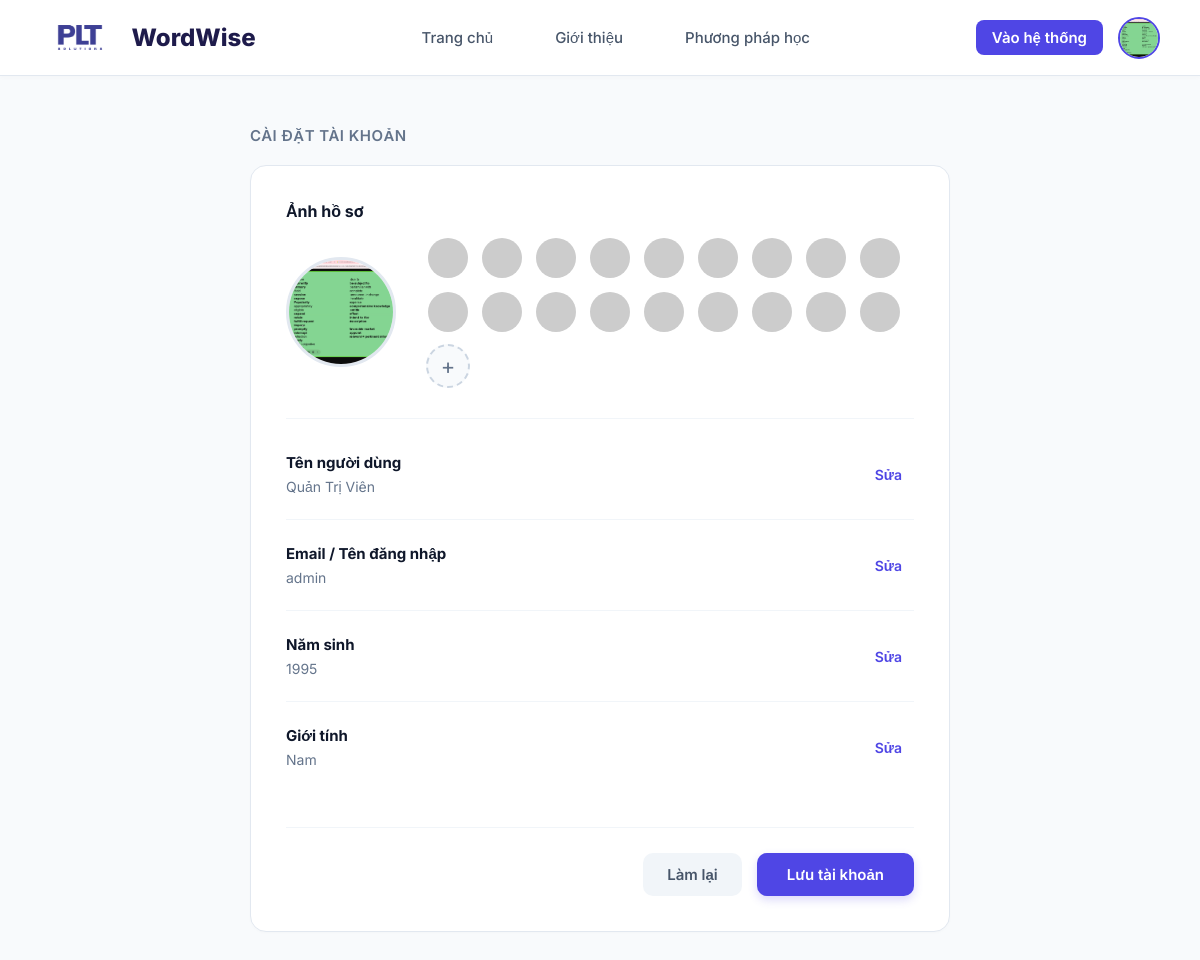
The app's page /profile.php (signed in) with its own data.
### tables this page shows
CREATE TABLE `users` (
  `id` int(11) NOT NULL,
  `username` varchar(50) NOT NULL,
  `password` varchar(255) NOT NULL,
  `role` enum('user','admin') DEFAULT 'user',
  `full_name` varchar(100) DEFAULT NULL,
  `gender` enum('Nam','Nữ','Khác') DEFAULT NULL,
  `avatar` varchar(255) DEFAULT 'default_avatar.png',
  `birth_year` int(4) DEFAULT NULL,
  `xp` int(11) DEFAULT 0,
  `streak` int(11) DEFAULT 0,
  `last_study_date` datetime DEFAULT NULL,
  `created_at` timestamp NOT NULL DEFAULT current_timestamp(),
  `last_studied_at` datetime DEFAULT current_timestamp(),
  `hearts` int(11) DEFAULT 5
);

### database.php (called while the page is built, shortened)
<?php
class Database
{
    private $host = "localhost";
    private $username = "root";
    private $password = "";
    private $dbname = "wordwise_db";
    public $conn;
  public function __construct()
    {
        try {
            $this->conn = new mysqli($this->host, $this->username, $this->password, $this->dbname);
            $this->conn->set_charset("utf8mb4");
        } catch (mysqli_sql_exception $e) {
            die("Lỗi kết nối cơ sở dữ liệu: Vui lòng thử lại sau.");
        }
    }
    private function getTypes($params)
    {
        $types = "";
        foreach ($params as $p) {
            if (is_int($p)) $types .= 'i';
            else if (is_float($p)) $types .= 'd';
            else $types .= 's';
        }
        return $types;
    }
    public function select($sql, $params = [])
    {
        $stmt = $this->conn->prepare($sql);
        if (!empty($params)) {
            $types = $this->getTypes($params);
            $stmt->bind_param($types, ...$params);
        }
        $stmt->execute();
        $results = $stmt->get_result();
        $data = $results ? $results->fetch_all(MYSQLI_ASSOC) : [];
        return $data;
    }
}
?>

### config.php (called while the page is built, shortened)
<?php
require_once 'database.php';
$db = new Database();
?>

### profile.php (the view, shortened to what this page needs)
<?php
require_once 'config.php';
$user_id = $_SESSION['user_id'];
$userResult = $db->select("SELECT * FROM users WHERE id = ?", [$user_id]);
$user = (count($userResult) > 0) ? $userResult[0] : die("Lỗi dữ liệu.");
$animal_avatars = [
    "https://api.dicebear.com/7.x/fun-emoji/svg?seed=Rabbit&backgroundColor=c0aede",
    "https://api.dicebear.com/7.x/fun-emoji/svg?seed=Cat&backgroundColor=ffdfbf",
    "https://api.dicebear.com/7.x/fun-emoji/svg?seed=Dog&backgroundColor=b6e3f4",
    "https://api.dicebear.com/7.x/fun-emoji/svg?seed=Bird&backgroundColor=f1f4dc",
    "https://api.dicebear.com/7.x/fun-emoji/svg?seed=Panda&backgroundColor=ffd5dc",
    "https://api.dicebear.com/7.x/fun-emoji/svg?seed=Bear&backgroundColor=d1d4f9",
    "https://api.dicebear.com/7.x/fun-emoji/svg?seed=Lion&backgroundColor=ffdfbf",
    "https://api.dicebear.com/7.x/fun-emoji/svg?seed=Tiger&backgroundColor=c0aede",
    "https://api.dicebear.com/7.x/fun-emoji/svg?seed=Fox&backgroundColor=b6e3f4",
    "https://api.dicebear.com/7.x/fun-emoji/svg?seed=Wolf&backgroundColor=f1f4dc",
    "https://api.dicebear.com/7.x/fun-emoji/svg?seed=Monkey&backgroundColor=ffd5dc",
    "https://api.dicebear.com/7.x/fun-emoji/svg?seed=Koala&backgroundColor=d1d4f9",
    "https://api.dicebear.com/7.x/fun-emoji/svg?seed=Frog&backgroundColor=c0aede",
    "https://api.dicebear.com/7.x/fun-emoji/svg?seed=Turtle&backgroundColor=ffdfbf",
    "https://api.dicebear.com/7.x/fun-emoji/svg?seed=Penguin&backgroundColor=b6e3f4",
    "https://api.dicebear.com/7.x/fun-emoji/svg?seed=Owl&backgroundColor=f1f4dc",
    "https://api.dicebear.com/7.x/fun-emoji/svg?seed=Mouse&backgroundColor=ffd5dc",
    "https://api.dicebear.com/7.x/fun-emoji/svg?seed=Hamster&backgroundColor=d1d4f9"
];
$current_avatar = $user['avatar'] ?? '';
if (!empty($current_avatar)) {
    $avatar_display = (strpos($current_avatar, 'http') === false) ? "public/images/avatars/" . $current_avatar : $current_avatar;
} else {
    $avatar_display = $animal_avatars[0];
}
?>
<!DOCTYPE html>
<html lang="vi">
<head>
    <link rel="stylesheet" href="public/css/style.css">
</head>
<body>
    <?php include 'header.php'; ?>
    <div class="profile-layout">
        <div class="profile-container">
            <div class="page-header-title">Cài đặt tài khoản</div>
            <form action="profile.php" method="POST" enctype="multipart/form-data" class="profile-card">
                <div class="avatar-box-section">
                    <div class="avatar-title-label">Ảnh hồ sơ</div>
                    <div class="avatar-flex-container">
                        <div class="main-avatar-view">
                            <img src="<?= $avatar_display ?>" id="current-avatar-preview">
                        </div>
                        <div class="avatar-selection-grid">
                            <?php foreach($animal_avatars as $animal): ?>
                                <img src="<?= $animal ?>" class="avatar-thumb <?= ($animal === $current_avatar) ? 'active' : '' ?>" onclick="selectAnimalAvatar(this, '<?= $animal ?>')">
                            <?php endforeach; ?>
                            <div class="upload-trigger-btn" onclick="document.getElementById('fileUploadInput').click()">+</div>
                        </div>
                    </div>
                </div>
                <div class="info-data-row">
                    <div class="view-mode-wrapper" id="view-fullname">
                        <div class="info-left-block">
                            <div class="info-field-label">Tên người dùng</div>
                            <div class="info-field-value"><?= htmlspecialchars($user['full_name'] ?? 'Chưa cập nhật') ?></div>
                        </div>
                        <button type="button" class="action-text-btn" onclick="toggleEdit('fullname', true)">Sửa</button>
                    </div>
                </div>
                <div class="info-data-row">
                    <div class="view-mode-wrapper" id="view-username">
                        <div class="info-left-block">
                            <div class="info-field-label">Email / Tên đăng nhập</div>
                            <div class="info-field-value"><?= htmlspecialchars($user['username']) ?></div>
                        </div>
                        <button type="button" class="action-text-btn" onclick="toggleEdit('username', true)">Sửa</button>
                    </div>
                </div>
                <div class="info-data-row">
                    <div class="view-mode-wrapper" id="view-birthyear">
                        <div class="info-left-block">
                            <div class="info-field-label">Năm sinh</div>
                            <div class="info-field-value"><?= !empty($user['birth_year']) ? $user['birth_year'] : 'Chưa cập nhật' ?></div>
                        </div>
                        <button type="button" class="action-text-btn" onclick="toggleEdit('birthyear', true)">Sửa</button>
                    </div>
                </div>
                <div class="info-data-row" style="border-bottom: none;">
                    <div class="view-mode-wrapper" id="view-gender">
                        <div class="info-left-block">
                            <div class="info-field-label">Giới tính</div>
                            <div class="info-field-value"><?= !empty($user['gender']) ? $user['gender'] : 'Chưa cập nhật' ?></div>
                        </div>
                        <button type="button" class="action-text-btn" onclick="toggleEdit('gender', true)">Sửa</button>
                    </div>
                </div>
                <div class="form-footer-actions">
                    <button type="button" class="btn-reset" onclick="window.location.reload()">Làm lại</button>
                    <button type="submit" class="btn-submit">Lưu tài khoản</button>
                </div>
            </form>
        </div>
    </div>
</body>
</html>

### public/css/style.css (style rules this page uses)
* { margin: 0; padding: 0; box-sizing: border-box; font-family: 'Inter', sans-serif; }
body { background-color: #f4f6fc; color: #1e1b4b; }

### profile.php (style rules this page uses)
body { font-family: 'Inter', sans-serif; background-color: #f8fafc; margin: 0; padding: 0; color: #1e293b; }
.profile-layout { display: flex; justify-content: center; padding: 50px 20px; }
.profile-container { width: 100%; max-width: 700px; }
.page-header-title { font-size: 15px; font-weight: 600; color: #64748b; text-transform: uppercase; letter-spacing: 0.5px; margin-bottom: 20px; }
.profile-card { background: #ffffff; border: 1px solid #e2e8f0; border-radius: 16px; padding: 35px; box-shadow: 0 1px 3px rgba(0,0,0,0.02); }
.avatar-box-section { border-bottom: 1px solid #f1f5f9; padding-bottom: 30px; margin-bottom: 10px; }
.avatar-title-label { font-size: 16px; font-weight: 700; color: #0f172a; margin-bottom: 15px; }
.avatar-flex-container { display: flex; gap: 30px; align-items: center; }
.main-avatar-view { width: 110px; height: 110px; border-radius: 50%; overflow: hidden; border: 3px solid #e2e8f0; flex-shrink: 0; }
.main-avatar-view img { width: 100%; height: 100%; object-fit: cover; }
.avatar-selection-grid { display: flex; flex-wrap: wrap; gap: 10px; align-items: center; }
.avatar-thumb { width: 44px; height: 44px; border-radius: 50%; cursor: pointer; transition: all 0.2s; border: 2px solid transparent; }
.upload-trigger-btn { width: 44px; height: 44px; border-radius: 50%; border: 2px dashed #cbd5e1; display: flex; align-items: center; justify-content: center; font-size: 22px; color: #64748b; cursor: pointer; background: #f8fafc; }
.info-data-row { display: flex; justify-content: space-between; align-items: center; padding: 24px 0; border-bottom: 1px solid #f1f5f9; min-height: 45px; }
.info-left-block { display: flex; flex-direction: column; gap: 6px; flex: 1; }
.info-field-label { font-size: 15px; font-weight: 700; color: #0f172a; }
.info-field-value { font-size: 14px; color: #64748b; }
.view-mode-wrapper { display: flex; justify-content: space-between; align-items: center; width: 100%; }
.action-text-btn { font-size: 14px; font-weight: 600; color: #4f46e5; background: transparent; border: none; cursor: pointer; padding: 6px 12px; border-radius: 6px; }
.form-footer-actions { display: flex; justify-content: flex-end; gap: 15px; margin-top: 35px; padding-top: 25px; border-top: 1px solid #f1f5f9; }
.btn-reset { padding: 12px 24px; font-size: 15px; font-weight: 600; color: #475569; background: #f1f5f9; border: none; border-radius: 10px; cursor: pointer; transition: 0.2s; }
.btn-submit { padding: 12px 30px; font-size: 15px; font-weight: 600; color: white; background: #4f46e5; border: none; border-radius: 10px; cursor: pointer; transition: 0.2s; box-shadow: 0 4px 10px rgba(79, 70, 229, 0.2); }

### records on screen
users: avatar (picture), full_name "Quản Trị Viên", username "admin", birth_year "1995", gender "Nam"
